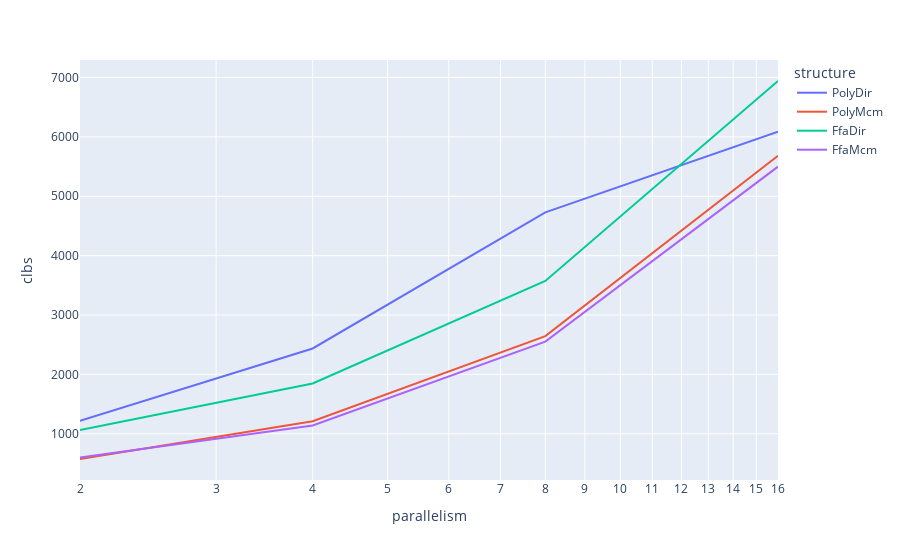
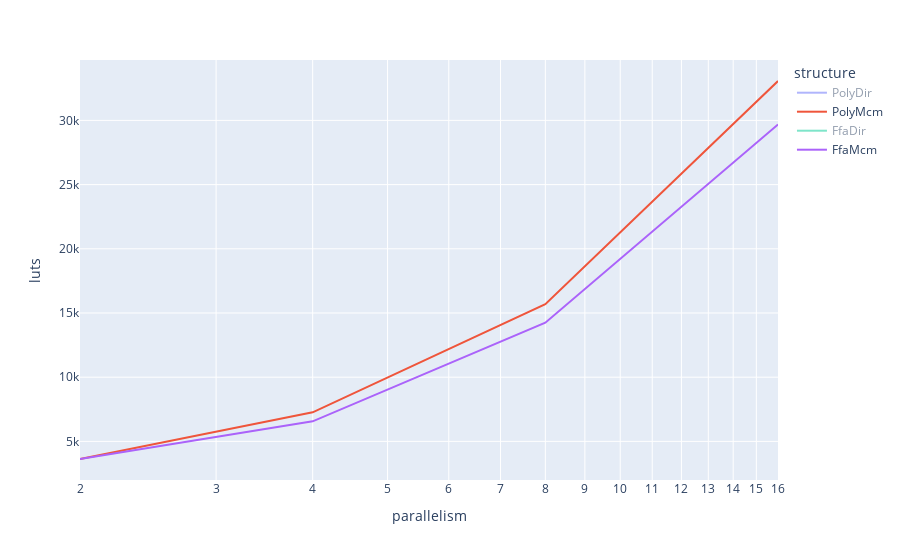
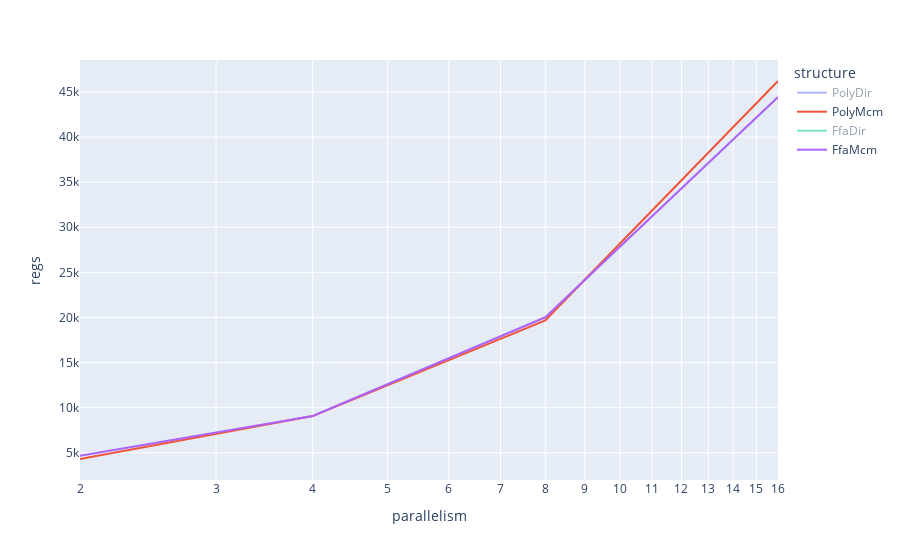
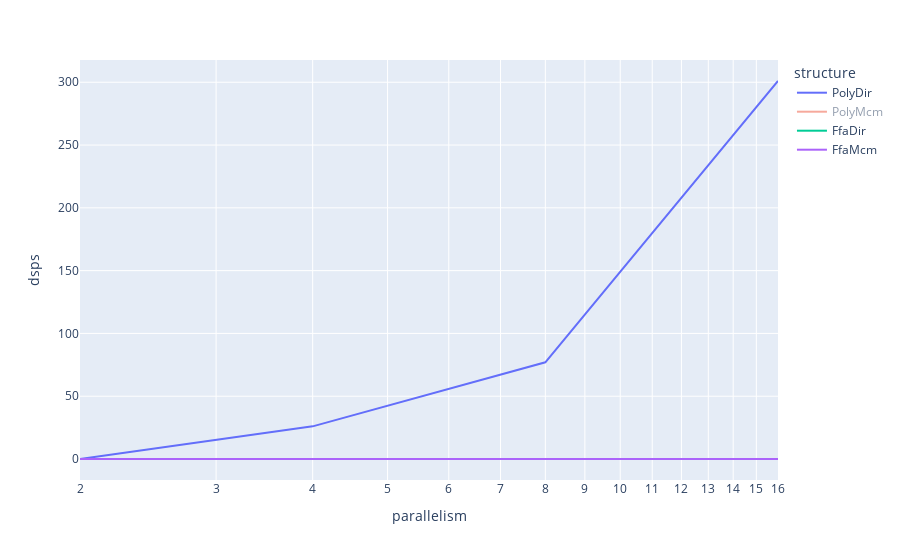

Notebook cell for these charts, in order:
### Code cell
import plotly.express as px
display(px.line(df, x='parallelism',y='clbs', color='structure', log_x=True))
display(px.line(df, x='parallelism',y='luts', color='structure', log_x=True))
display(px.line(df, x='parallelism',y='regs', color='structure', log_x=True))
display(px.line(df, x='parallelism',y='dsps', color='structure', log_x=True))

### Figure 1 — Plotly figure (JSON) as saved in the notebook; plotly's stock layout.template omitted (floating-point values rounded to 4 significant figures)
{"data": [{"hovertemplate": "structure=PolyDir<br>parallelism=%{x}<br>clbs=%{y}<extra></extra>", "legendgroup": "PolyDir", "line": {"color": "#636efa", "dash": "solid"}, "mode": "lines", "name": "PolyDir", "orientation": "v", "showlegend": true, "type": "scatter", "x": [2, 4, 8, 16], "xaxis": "x", "y": [1217, 2437, 4729, 6089], "yaxis": "y"}, {"hovertemplate": "structure=PolyMcm<br>parallelism=%{x}<br>clbs=%{y}<extra></extra>", "legendgroup": "PolyMcm", "line": {"color": "#EF553B", "dash": "solid"}, "mode": "lines", "name": "PolyMcm", "orientation": "v", "showlegend": true, "type": "scatter", "x": [2, 4, 8, 16], "xaxis": "x", "y": [575, 1211, 2645, 5681], "yaxis": "y"}, {"hovertemplate": "structure=FfaDir<br>parallelism=%{x}<br>clbs=%{y}<extra></extra>", "legendgroup": "FfaDir", "line": {"color": "#00cc96", "dash": "solid"}, "mode": "lines", "name": "FfaDir", "orientation": "v", "showlegend": true, "type": "scatter", "x": [2, 4, 8, 16], "xaxis": "x", "y": [1064, 1848, 3575, 6942], "yaxis": "y"}, {"hovertemplate": "structure=FfaMcm<br>parallelism=%{x}<br>clbs=%{y}<extra></extra>", "legendgroup": "FfaMcm", "line": {"color": "#ab63fa", "dash": "solid"}, "mode": "lines", "name": "FfaMcm", "orientation": "v", "showlegend": true, "type": "scatter", "x": [2, 4, 8, 16], "xaxis": "x", "y": [602, 1140, 2553, 5499], "yaxis": "y"}], "layout": {"autosize": true, "legend": {"title": {"text": "structure"}, "tracegroupgap": 0}, "margin": {"t": 60}, "xaxis": {"anchor": "y", "autorange": true, "domain": [0, 1], "range": [0.301, 1.204], "title": {"text": "parallelism"}, "type": "log"}, "yaxis": {"anchor": "x", "autorange": true, "domain": [0, 1], "range": [221.3, 7296.0], "title": {"text": "clbs"}, "type": "linear"}}}

### Figure 2 — Plotly figure (JSON) as saved in the notebook; plotly's stock layout.template omitted (floating-point values rounded to 4 significant figures)
{"data": [{"hovertemplate": "structure=PolyDir<br>parallelism=%{x}<br>luts=%{y}<extra></extra>", "legendgroup": "PolyDir", "line": {"color": "#636efa", "dash": "solid"}, "mode": "lines", "name": "PolyDir", "orientation": "v", "showlegend": true, "type": "scatter", "visible": "legendonly", "x": [2, 4, 8, 16], "xaxis": "x", "y": [6486, 13127, 24577, 31134], "yaxis": "y"}, {"hovertemplate": "structure=PolyMcm<br>parallelism=%{x}<br>luts=%{y}<extra></extra>", "legendgroup": "PolyMcm", "line": {"color": "#EF553B", "dash": "solid"}, "mode": "lines", "name": "PolyMcm", "orientation": "v", "showlegend": true, "type": "scatter", "visible": true, "x": [2, 4, 8, 16], "xaxis": "x", "y": [3630, 7264, 15689, 33069], "yaxis": "y"}, {"hovertemplate": "structure=FfaDir<br>parallelism=%{x}<br>luts=%{y}<extra></extra>", "legendgroup": "FfaDir", "line": {"color": "#00cc96", "dash": "solid"}, "mode": "lines", "name": "FfaDir", "orientation": "v", "showlegend": true, "type": "scatter", "visible": "legendonly", "x": [2, 4, 8, 16], "xaxis": "x", "y": [6105, 10632, 21454, 43336], "yaxis": "y"}, {"hovertemplate": "structure=FfaMcm<br>parallelism=%{x}<br>luts=%{y}<extra></extra>", "legendgroup": "FfaMcm", "line": {"color": "#ab63fa", "dash": "solid"}, "mode": "lines", "name": "FfaMcm", "orientation": "v", "showlegend": true, "type": "scatter", "visible": true, "x": [2, 4, 8, 16], "xaxis": "x", "y": [3629, 6563, 14243, 29678], "yaxis": "y"}], "layout": {"autosize": true, "legend": {"title": {"text": "structure"}, "tracegroupgap": 0}, "margin": {"t": 60}, "xaxis": {"anchor": "y", "autorange": true, "domain": [0, 1], "range": [0.301, 1.204], "title": {"text": "parallelism"}, "type": "log"}, "yaxis": {"anchor": "x", "autorange": true, "domain": [0, 1], "range": [1993.0, 34700.0], "title": {"text": "luts"}, "type": "linear"}}}

### Figure 3 — Plotly figure (JSON) as saved in the notebook; plotly's stock layout.template omitted (floating-point values rounded to 4 significant figures)
{"data": [{"hovertemplate": "structure=PolyDir<br>parallelism=%{x}<br>regs=%{y}<extra></extra>", "legendgroup": "PolyDir", "line": {"color": "#636efa", "dash": "solid"}, "mode": "lines", "name": "PolyDir", "orientation": "v", "showlegend": true, "type": "scatter", "visible": "legendonly", "x": [2, 4, 8, 16], "xaxis": "x", "y": [620, 1277, 4015, 8482], "yaxis": "y"}, {"hovertemplate": "structure=PolyMcm<br>parallelism=%{x}<br>regs=%{y}<extra></extra>", "legendgroup": "PolyMcm", "line": {"color": "#EF553B", "dash": "solid"}, "mode": "lines", "name": "PolyMcm", "orientation": "v", "showlegend": true, "type": "scatter", "x": [2, 4, 8, 16], "xaxis": "x", "y": [4307, 9067, 19683, 46214], "yaxis": "y"}, {"hovertemplate": "structure=FfaDir<br>parallelism=%{x}<br>regs=%{y}<extra></extra>", "legendgroup": "FfaDir", "line": {"color": "#00cc96", "dash": "solid"}, "mode": "lines", "name": "FfaDir", "orientation": "v", "showlegend": true, "type": "scatter", "visible": "legendonly", "x": [2, 4, 8, 16], "xaxis": "x", "y": [1298, 2787, 6445, 16180], "yaxis": "y"}, {"hovertemplate": "structure=FfaMcm<br>parallelism=%{x}<br>regs=%{y}<extra></extra>", "legendgroup": "FfaMcm", "line": {"color": "#ab63fa", "dash": "solid"}, "mode": "lines", "name": "FfaMcm", "orientation": "v", "showlegend": true, "type": "scatter", "x": [2, 4, 8, 16], "xaxis": "x", "y": [4653, 9076, 20019, 44437], "yaxis": "y"}], "layout": {"autosize": true, "legend": {"title": {"text": "structure"}, "tracegroupgap": 0}, "margin": {"t": 60}, "xaxis": {"anchor": "y", "autorange": true, "domain": [0, 1], "range": [0.301, 1.204], "title": {"text": "parallelism"}, "type": "log"}, "yaxis": {"anchor": "x", "autorange": true, "domain": [0, 1], "range": [1979.0, 48540.0], "title": {"text": "regs"}, "type": "linear"}}}

### Figure 4 — Plotly figure (JSON) as saved in the notebook; plotly's stock layout.template omitted (floating-point values rounded to 4 significant figures)
{"data": [{"hovertemplate": "structure=PolyDir<br>parallelism=%{x}<br>dsps=%{y}<extra></extra>", "legendgroup": "PolyDir", "line": {"color": "#636efa", "dash": "solid"}, "mode": "lines", "name": "PolyDir", "orientation": "v", "showlegend": true, "type": "scatter", "visible": true, "x": [2, 4, 8, 16], "xaxis": "x", "y": [0, 26, 77, 301], "yaxis": "y"}, {"hovertemplate": "structure=PolyMcm<br>parallelism=%{x}<br>dsps=%{y}<extra></extra>", "legendgroup": "PolyMcm", "line": {"color": "#EF553B", "dash": "solid"}, "mode": "lines", "name": "PolyMcm", "orientation": "v", "showlegend": true, "type": "scatter", "visible": "legendonly", "x": [2, 4, 8, 16], "xaxis": "x", "y": [0, 0, 0, 0], "yaxis": "y"}, {"hovertemplate": "structure=FfaDir<br>parallelism=%{x}<br>dsps=%{y}<extra></extra>", "legendgroup": "FfaDir", "line": {"color": "#00cc96", "dash": "solid"}, "mode": "lines", "name": "FfaDir", "orientation": "v", "showlegend": true, "type": "scatter", "visible": true, "x": [2, 4, 8, 16], "xaxis": "x", "y": [0, 0, 0, 0], "yaxis": "y"}, {"hovertemplate": "structure=FfaMcm<br>parallelism=%{x}<br>dsps=%{y}<extra></extra>", "legendgroup": "FfaMcm", "line": {"color": "#ab63fa", "dash": "solid"}, "mode": "lines", "name": "FfaMcm", "orientation": "v", "showlegend": true, "type": "scatter", "visible": true, "x": [2, 4, 8, 16], "xaxis": "x", "y": [0, 0, 0, 0], "yaxis": "y"}], "layout": {"autosize": true, "legend": {"title": {"text": "structure"}, "tracegroupgap": 0}, "margin": {"t": 60}, "xaxis": {"anchor": "y", "autorange": true, "domain": [0, 1], "range": [0.301, 1.204], "title": {"text": "parallelism"}, "type": "log"}, "yaxis": {"anchor": "x", "autorange": true, "domain": [0, 1], "range": [-16.72, 317.7], "title": {"text": "dsps"}, "type": "linear"}}}
